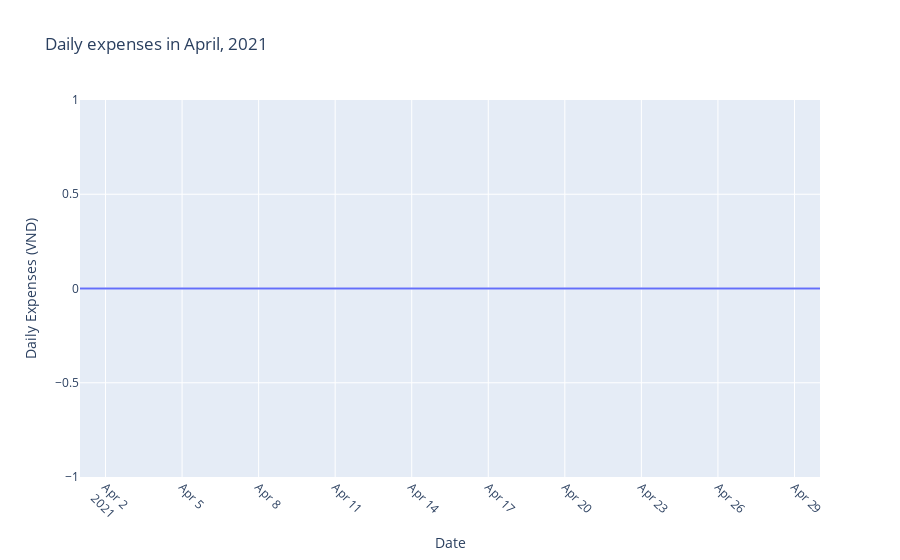

Notebook source saved alongside this figure:
### Code cell
importlib.reload(create_plot)
create_plot.create_daily_expenses_plot(df, 2021, 4)

### Figure 1 — Plotly figure (JSON) as saved in the notebook; plotly's stock layout.template omitted (floating-point values rounded to 4 significant figures)
{"data": [{"type": "scatter", "x": ["2021-04-01T00:00:00", "2021-04-02T00:00:00", "2021-04-03T00:00:00", "2021-04-04T00:00:00", "2021-04-05T00:00:00", "2021-04-06T00:00:00", "2021-04-07T00:00:00", "2021-04-08T00:00:00", "2021-04-09T00:00:00", "2021-04-10T00:00:00", "2021-04-11T00:00:00", "2021-04-12T00:00:00", "2021-04-13T00:00:00", "2021-04-14T00:00:00", "2021-04-15T00:00:00", "2021-04-16T00:00:00", "2021-04-17T00:00:00", "2021-04-18T00:00:00", "2021-04-19T00:00:00", "2021-04-20T00:00:00", "2021-04-21T00:00:00", "2021-04-22T00:00:00", "2021-04-23T00:00:00", "2021-04-24T00:00:00", "2021-04-25T00:00:00", "2021-04-26T00:00:00", "2021-04-27T00:00:00", "2021-04-28T00:00:00", "2021-04-29T00:00:00", "2021-04-30T00:00:00"], "y": [0, 0, 0, 0, 0, 0, 0, 0, 0, 0, 0, 0, 0, 0, 0, 0, 0, 0, 0, 0, 0, 0, 0, 0, 0, 0, 0, 0, 0, 0]}], "layout": {"hovermode": "x unified", "title": {"text": "Daily expenses in April, 2021"}, "xaxis": {"tickangle": 45, "title": {"text": "Date"}}, "yaxis": {"title": {"text": "Daily Expenses (VND)"}}}}
